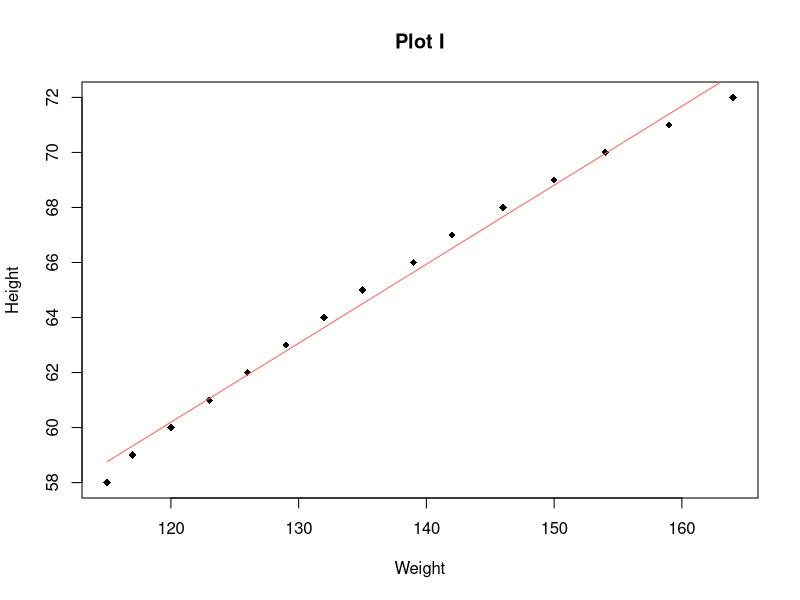
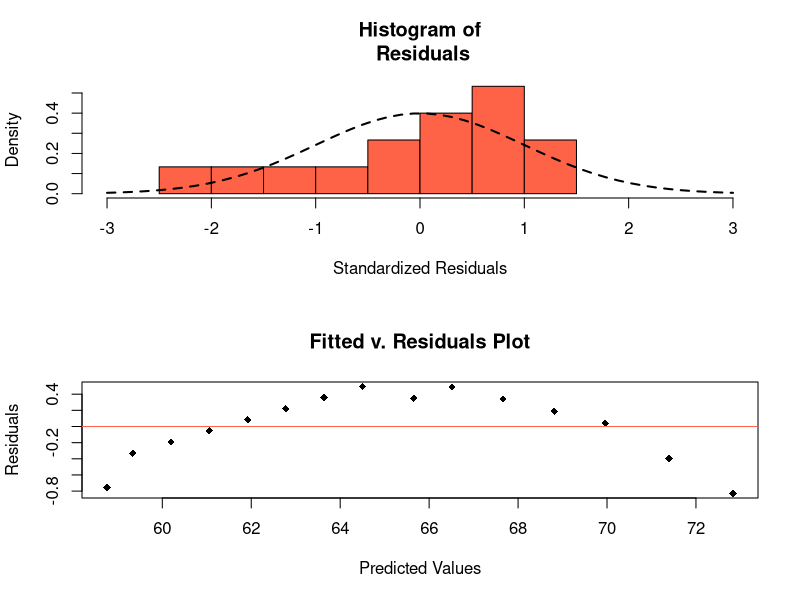
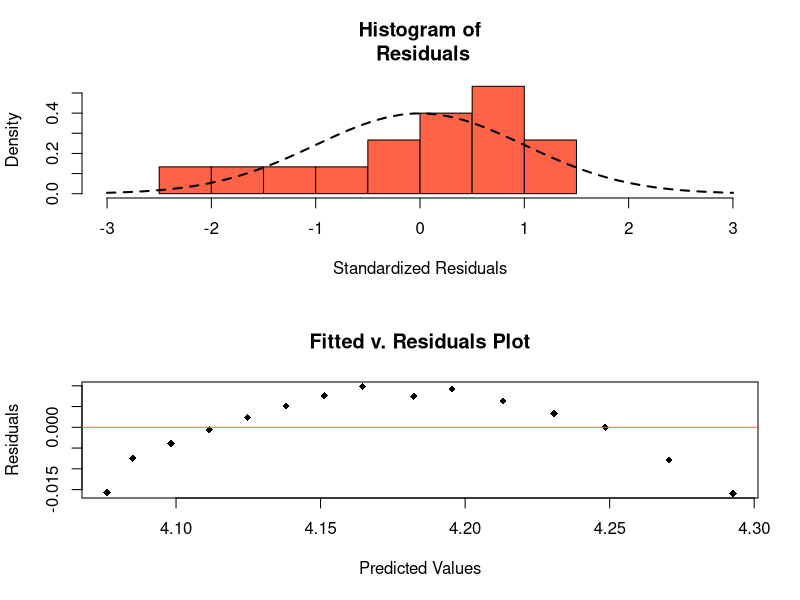
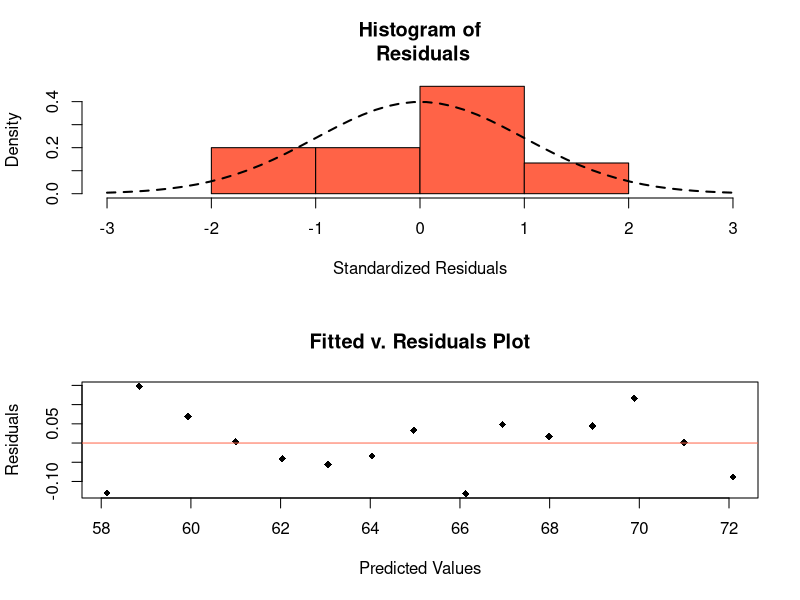
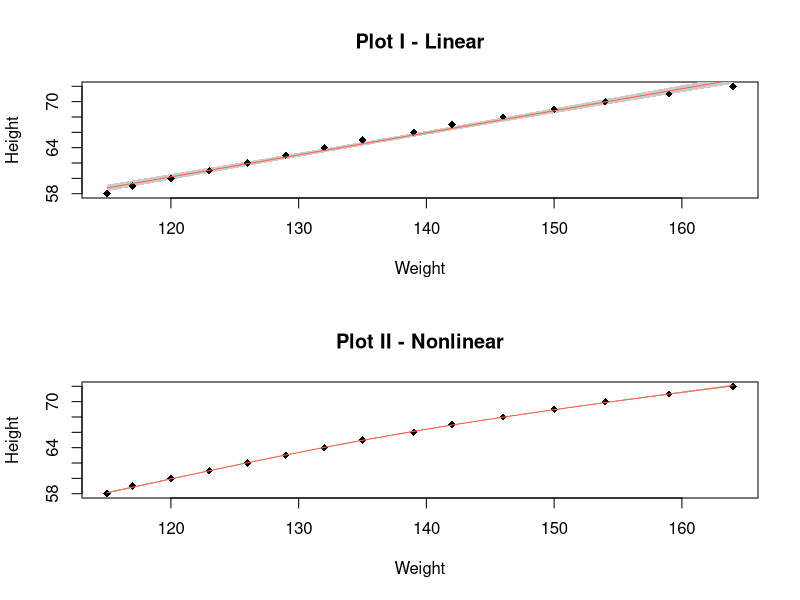

Write the R code that produced these figures, in order.
# Simple Linear Regression Model
# by Wyatt Clegg

# I'll use a built-in data set to give an example of simple linear regression.
# This data set contains the average heights and weights of women. 
data(women)

# EDA ---------------------------------------------------------------------
# We'll explore the data first to see what we have.
# Columns
colnames(women)
# Easy, only two variables to consider. Let's say we want to know how height increases
# relative to weight (This is a bit of a stupid example, but it illustrates the technique).
par(mfrow = c(1, 1))
plot(women$weight, women$height, xlab = "Weight", ylab = "Height", main = "Plot I", pch = 18)
# An extremely linear fit.


# Model Fitting -----------------------------------------------------------
mod <- lm(height ~ weight, data = women)
# This is the simplest model.
summary(mod)
# The adjusted R-squared is 0.99, meaning that we explain about 99% of the variation in height
# by our function on weight. This is extremely high, and I doubt another model will perform
# better. We need to check the assumptions, though.


# Check Assumptions -------------------------------------------------------
# Linear: As can be seen in Plot I, the data have a very linear relationship.
lines(women$weight, predict(mod), col = "tomato")
# Independent: We assume that the height/weight ratio of women en masse is independent of all other
#   women. There is a chance that women might try to conform to the height/weight ratio of their neighbors
#   but we assume the effect is negligable.

library(MASS)
checkAssumptions <- function(mod) {
  # Checks our assumptions on residuals.
  # Args:
  #   mod - an R lm object.
  # Returns:
  #   NA
  par(mfrow = c(2, 1))
  # Normal Residuals-
  hist(stdres(mod), col = "tomato", main = "Histogram of\n Residuals", 
       xlab = "Standardized Residuals", xlim = c(-3, 3), freq = FALSE)
  xx <- seq(-3, 3, length.out = 50)
  lines(xx, dnorm(xx), lwd = 2, lty = 2)
  # Equal Variance among Residuals
  plot(predict(mod), residuals(mod), pch = 18, xlab = "Predicted Values",
       ylab = "Residuals", main = "Fitted v. Residuals Plot")
  abline(h = 0, col = "tomato")
}
checkAssumptions(mod)
# OH NO! The residuals don't appear to be normal. What do we do?!!!

# Simple. We can transform the height variable to see what difference it makes.
mod2 <- lm(log(women$height) ~ women$weight)
summary(mod2)
# The adjusted R^2 went down, but let's check the residuals.
checkAssumptions(mod2)

# That didn't work. Why? Because as can be seen clearly in the fitted v. residuals plot,
# the discrepancy between our model and the actual data changes relative to weight. We need
# to account for nonlinearity! Let's use natural splines, cause they're dope.
library(splines)
mod3 <- lm(women$height ~ ns(women$weight, 2))
summary(mod3)
# The adjusted R-squared went up to 0.999. Let's see if the change is justified.
checkAssumptions(mod3)
# While still not looking great, this looks better. Let's see the fit in 
# real-time.
par(mfrow = c(2, 1))
plot(women$weight, women$height, pch = 18, main = "Plot I - Linear", xlab = "Weight",
     ylab = "Height", type = "n")
newx <- seq(min(women$weight), max(women$weight), length.out = 50)
preds1 <- predict(mod, interval = "confidence", newdata = data.frame(weight = newx))
# Add a confidence interval region
polygon(c(rev(newx), newx), c(rev(preds1[ ,3]), preds1[ ,2]), col = 'grey80', border = NA)
points(women$weight, women$height, pch = 18)
lines(women$weight, predict(mod), col = "tomato")
# Nonlinear plot
plot(women$weight, women$height, pch = 18, main = "Plot II - Nonlinear", xlab = "Weight",
     ylab = "Height", type = "n")
preds3 <- predict(mod3, interval = "confidence")
# Add a confidence interval region
polygon(c(rev(women$weight), women$weight), c(rev(preds3[ ,3]), preds3[ ,2]),
        col = 'grey80', border = NA)
points(women$weight, women$height, pch = 18)
lines(women$weight, predict(mod3), col = "tomato")

# So what do we sacrifice by adding nonlinear elements? Well, if we were attempting to 
# define some causal relationship, we couldn't use the values of the coefficients in the 
# regression equation. The coeffiecients have no definable value after you add nonlinear 
# elements. But, the nonlinear fit appears to be better. 
